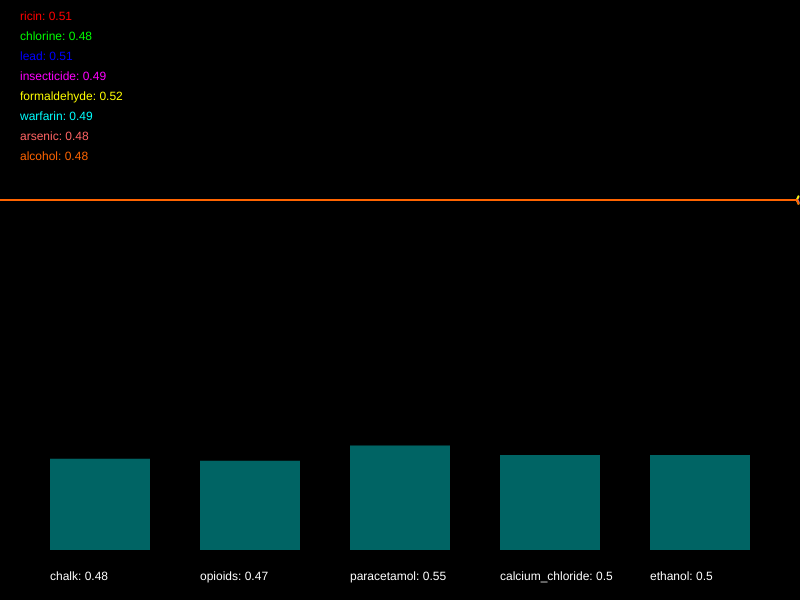
Frame 1 (no input)
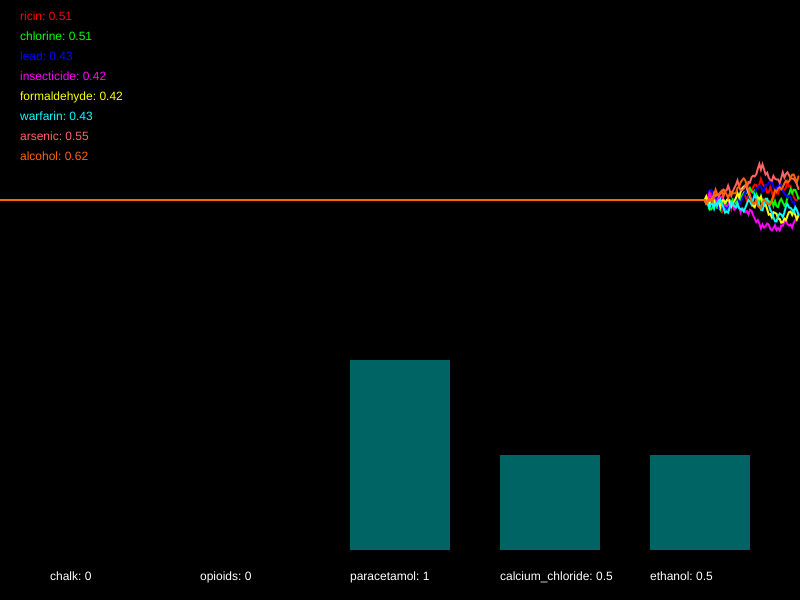
Frame 60 (no input)
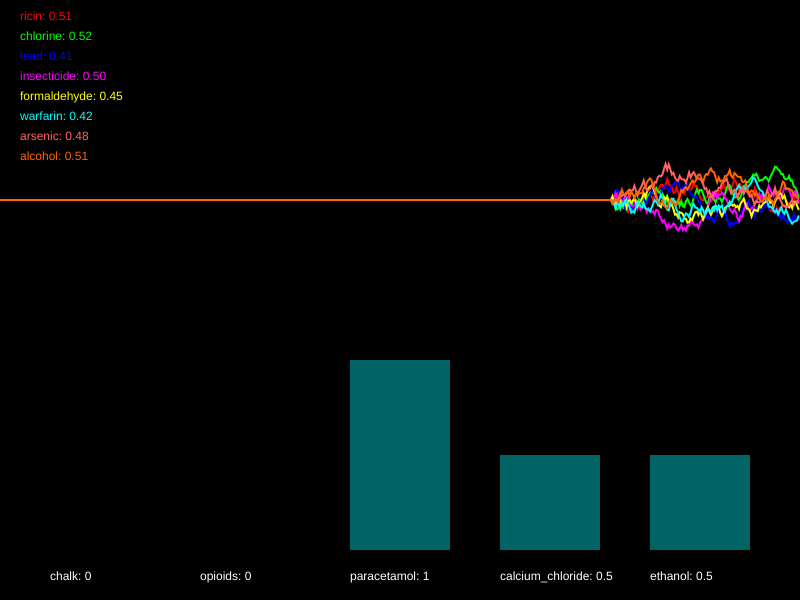
Frame 120 (the mouse pressed at the canvas centre since frame 60)

The p5.js sketch that drew these frames (run headless with seeded random() and noise() and a simulated clock; from frame 60 on, the mouse is pressed at the canvas centre):

// p5.js sketch
// ── sketch.js
/*

Officer: 6680513
CaseNum: 401-3-25445690-6680513

Case 401 - The Case of Norbert's Weiner Stand
Stage 4 - Mortal Cupcake

It seems that Norbert is getting desperate now. In what appears to be his final stand he has set up his own cupcake shop. The laced cupcakes look delicious but they are extremely dangerous. Just a brief whiff of one can induce a series of
deadly symptoms. This is Norbert’s most complex poison to date, so you’ll have to work hard to produce a viable antidote.

You must develop the antidote by using conditional statements in the draw loop to do the following.

	- If insecticide goes above 0.27 or alcohol goes above 0.33, whilst at the same time, arsenic dips below 0.49 or ricin goes above 0.45, decrease chalk by 0.02
	- When lead dips below 0.4 or warfarin goes above 0.5, whilst at the same time, chlorine dips below 0.47 and formaldehyde dips below 0.45, increase chalk by 0.03
	- If lead dips below 0.36 and warfarin dips below 0.42, or on the other hand, formaldehyde goes above 0.48, reduce opioids by 0.03
	- If chlorine dips below 0.46 and arsenic dips below 0.5, whilst at the same time, insecticide dips below 0.26 or alcohol dips below 0.47, increment opioids by 0.01
	- If lead goes above 0.42, whilst at the same time, insecticide goes above 0.63 or warfarin goes above 0.74, decrement paracetamol by 0.01
	- If either arsenic goes above 0.3, chlorine goes above 0.6, alcohol dips below 0.31, or perhaps formaldehyde goes above 0.75, increase paracetamol by 0.05
	- When warfarin dips below 0.31, whilst at the same time, alcohol goes above 0.73 or formaldehyde goes above 0.34, decrease calcium_chloride by 0.04
	- When insecticide goes above 0.61 and lead dips below 0.5, or on the other hand, chlorine goes above 0.72 and ricin dips below 0.26, increase calcium_chloride by 0.02
	- When formaldehyde dips below 0.31, chlorine goes above 0.46, and also lead goes above 0.31, decrease ethanol by 0.04
	- If warfarin dips below 0.49, arsenic dips below 0.3, and also alcohol goes above 0.25, increase ethanol by 0.03


Your conditional statements should consider the following poisons:

	- ricin
	- chlorine
	- lead
	- insecticide
	- formaldehyde
	- warfarin
	- arsenic
	- alcohol


Your conditional statements should modify the following antidotes:

	- chalk
	- opioids
	- paracetamol
	- calcium_chloride
	- ethanol


- There are many ways to complete this task but you should only use the following commands:

	if(){}
	>
	<
	&&
	||
	+=
	-=

*/

//Declare the poison variables
var ricin;
var chlorine;
var lead;
var insecticide;
var formaldehyde;
var warfarin;
var arsenic;
var alcohol;


//Declare the antidote variables
var chalk;
var opioids;
var paracetamol;
var calcium_chloride;
var ethanol;


//This variable is used for drawing the graph
var graphs;


function setup()
{

	createCanvas(800,600);
	strokeWeight(2);

	//initialise the poisons and antidotes
	ricin = 0.5;
	chlorine = 0.5;
	lead = 0.5;
	insecticide = 0.5;
	formaldehyde = 0.5;
	warfarin = 0.5;
	arsenic = 0.5;
	alcohol = 0.5;
	chalk = 0.5;
	opioids = 0.5;
	paracetamol = 0.5;
	calcium_chloride = 0.5;
	ethanol = 0.5;


	//fills the graph with empty values
	graphs = [];

	for(var i = 0; i < 8; i++)
	{
		graphs.push([]);
		for(var j = 0; j < 512; j++)
		{
			graphs[i].push(0.5);
		}
	}

}

function draw()
{

	//Develop the antidote below
	//Write conditional statements to change the amount of each substance ...

	// - If lead dips below 0.36 and warfarin dips below 0.42, or on the other hand, formaldehyde goes above 0.48, reduce opioids by 0.03
	// - If chlorine dips below 0.46 and arsenic dips below 0.5, whilst at the same time, insecticide dips below 0.26 or alcohol dips below 0.47, increment opioids by 0.01
	// - If lead goes above 0.42, whilst at the same time, insecticide goes above 0.63 or warfarin goes above 0.74, decrement paracetamol by 0.01
	// - If either arsenic goes above 0.3, chlorine goes above 0.6, alcohol dips below 0.31, or perhaps formaldehyde goes above 0.75, increase paracetamol by 0.05
	// - When warfarin dips below 0.31, whilst at the same time, alcohol goes above 0.73 or formaldehyde goes above 0.34, decrease calcium_chloride by 0.04
	// - When insecticide goes above 0.61 and lead dips below 0.5, or on the other hand, chlorine goes above 0.72 and ricin dips below 0.26, increase calcium_chloride by 0.02
	// - When formaldehyde dips below 0.31, chlorine goes above 0.46, and also lead goes above 0.31, decrease ethanol by 0.04
	// - If warfarin dips below 0.49, arsenic dips below 0.3, and also alcohol goes above 0.25, increase ethanol by 0.03

	if((insecticide > 0.27 || alcohol > 0.33) && (arsenic < 0.49 || ricin > 0.45))
	{
		chalk -= 0.02;
	}

	if((lead < 0.4 || warfarin > 0.5) && (chlorine < 0.47 && formaldehyde < 0.45))
	{
		chalk += 0.03;
	}

	if ((lead < 0.36 && warfarin < 0.42) || formaldehyde > 0.48)
	{
		opioids -= 0.03;
	}

	if((chlorine < 0.46 && arsenic < 0.5) && (insecticide < 0.26 || alcohol < 0.47))
	{
		opioids += 0.01;
	}

	if(lead > 0.42 && (insecticide > 0.63 || warfarin > 0.74))
	{
		paracetamol -= 0.01;
	}

	if((arsenic > 0.3 || chlorine > 0.6) || (alcohol < 0.31 || formaldehyde > 0.75))
	{
		paracetamol += 0.05;
	}

	if(warfarin < 0.31 && (alcohol > 0.73 || formaldehyde > 0.34))
	{
		calcium_chloride -= 0.04;
	}

	if((insecticide > 0.61 && lead < 0.5) || (chlorine > 0.72 && ricin < 0.26))
	{
		calcium_chloride += 0.02;
	}

	if(formaldehyde < 0.31 && chlorine > 0.46 && lead > 0.31)
	{
		ethanol -= 0.04;
	}

	if(warfarin < 0.49 && arsenic < 0.3 && alcohol > 0.25)
	{
		ethanol += 0.03;
	}



	//////////////////////////////////////////////////////

	//the code below generates new values using random numbers

	/*
		For testing, you might want to temporarily comment out
		these lines and set the same variables to constant values
		instead.
	*/

	ricin = nextValue(graphs[0],ricin);
	chlorine = nextValue(graphs[1],chlorine);
	lead = nextValue(graphs[2],lead);
	insecticide = nextValue(graphs[3],insecticide);
	formaldehyde = nextValue(graphs[4],formaldehyde);
	warfarin = nextValue(graphs[5],warfarin);
	arsenic = nextValue(graphs[6],arsenic);
	alcohol = nextValue(graphs[7],alcohol);


	chalk = constrain(chalk, 0, 1);
	opioids = constrain(opioids, 0, 1);
	paracetamol = constrain(paracetamol, 0, 1);
	calcium_chloride = constrain(calcium_chloride, 0, 1);
	ethanol = constrain(ethanol, 0, 1);


	///////// DO NOT CHANGE THE CODE BELOW ///////////

	//drawing code

	// set background
	background(0);
	noFill();

	//draw the graphs for the vitals

	var colors = [
		color(255, 0, 0),
		color(0, 255, 0),
		color(0, 0, 255),
		color(255, 0, 255),
		color(255, 255, 0),
		color(0, 255, 255),
		color(255, 100, 100),
		color(255, 100, 0)
	];

	for(var i = 0; i < graphs.length; i++)
	{
		stroke(colors[i]);
		drawGraph(graphs[i]);
	}

	//draw the poisons as text
	noStroke();
	fill(colors[0]);
	text('ricin: ' + nf(ricin,1,2), 20,20);
	fill(colors[1]);
	text('chlorine: ' + nf(chlorine,1,2), 20,40);
	fill(colors[2]);
	text('lead: ' + nf(lead,1,2), 20,60);
	fill(colors[3]);
	text('insecticide: ' + nf(insecticide,1,2), 20,80);
	fill(colors[4]);
	text('formaldehyde: ' + nf(formaldehyde,1,2), 20,100);
	fill(colors[5]);
	text('warfarin: ' + nf(warfarin,1,2), 20,120);
	fill(colors[6]);
	text('arsenic: ' + nf(arsenic,1,2), 20,140);
	fill(colors[7]);
	text('alcohol: ' + nf(alcohol,1,2), 20,160);


	//draw the antidotes bar chart
	drawBar(chalk,50,'chalk');
	drawBar(opioids,200,'opioids');
	drawBar(paracetamol,350,'paracetamol');
	drawBar(calcium_chloride,500,'calcium_chloride');
	drawBar(ethanol,650,'ethanol');


}

function nextValue(graph, val)
{
	//gets the next value for a vital and puts it in an array for drawing
	var delta = random(-0.03,0.03);

	val += delta;
	if(val > 1 || val < 0)
	{
		delta *= -1;
		val += delta * 2;
	}

	graph.push(val)
	graph.shift();
	return val;
}

function drawGraph(graph)
{
	//draws an array as a graph
	beginShape();
	for(var i = 0; i < graph.length; i++)
	{
			vertex(width * i/512, height * 0.5 - graph[i]* height/3)
	}
	endShape();
}


function drawBar(val, x, name)
{
	//draws the bars for bar chart
    noStroke();
    fill(0,100,100);
	var mh = height * 0.4 - 50;
	rect(x,(height - 50) - val*mh, 100, val*mh);
    fill(255);
	text(name + ": " + val, x, height - 20);
}
